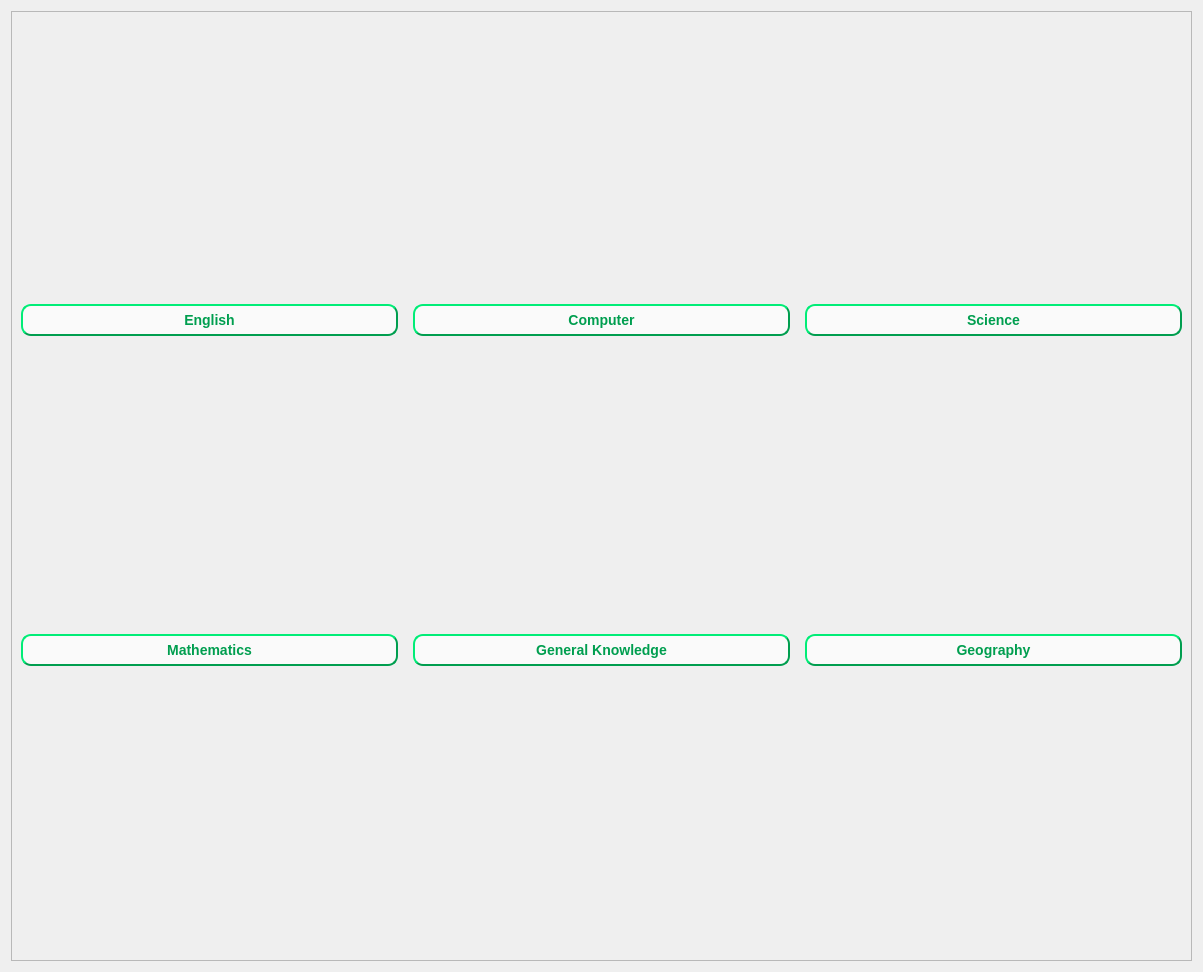
                 <widget class="QWidget" name="scrollAreaWidgetContents_4">
                  <property name="geometry">
                   <rect>
                    <x>0</x>
                    <y>0</y>
                    <width>1203</width>
                    <height>972</height>
                   </rect>
                  </property>
                  <layout class="QVBoxLayout" name="verticalLayout_15">
                   <item>
                    <widget class="QFrame" name="frame_14">
                     <property name="cursor">
                      <cursorShape>ArrowCursor</cursorShape>
                     </property>
                     <property name="styleSheet">
                      <string notr="true">QPushButton {
    background-color: rgb(250, 250, 250);
	color: #009E4F;
    border-style: outset;
    border-width: 2px;
    border-radius: 10px;
    border-color: #009E4F;
    font: bold 14px;
    min-width: 5em;
    padding: 6px;

}
QPushButton:hover:!pressed {
	background-color: rgb(0, 158, 79);
	color: rgb(255, 255, 255);
}</string>
                     </property>
                     <property name="frameShape">
                      <enum>QFrame::StyledPanel</enum>
                     </property>
                     <property name="frameShadow">
                      <enum>QFrame::Raised</enum>
                     </property>
                     <layout class="QGridLayout" name="gridLayout">
                      <property name="spacing">
                       <number>15</number>
                      </property>
                      <item row="0" column="2">
                       <widget class="QPushButton" name="pushButton_11">
                        <property name="font">
                         <font>
                          <pointsize>-1</pointsize>
                          <italic>false</italic>
                          <bold>true</bold>
                         </font>
                        </property>
                        <property name="cursor">
                         <cursorShape>PointingHandCursor</cursorShape>
                        </property>
                        <property name="text">
                         <string>Science</string>
                        </property>
                        <property name="icon">
                         <iconset>
                          <normaloff>icons8-test-tube-96.png</normaloff>icons8-test-tube-96.png</iconset>
                        </property>
                        <property name="iconSize">
                         <size>
                          <width>200</width>
                          <height>100</height>
                         </size>
                        </property>
                       </widget>
                      </item>
                      <item row="0" column="1">
                       <widget class="QPushButton" name="pushButton_12">
                        <property name="font">
                         <font>
                          <pointsize>-1</pointsize>
                          <italic>false</italic>
                          <bold>true</bold>
                         </font>
                        </property>
                        <property name="cursor">
                         <cursorShape>PointingHandCursor</cursorShape>
                        </property>
                        <property name="text">
                         <string>Computer</string>
                        </property>
                        <property name="icon">
                         <iconset>
                          <normaloff>icons8-computer-128.png</normaloff>icons8-computer-128.png</iconset>
                        </property>
                        <property name="iconSize">
                         <size>
                          <width>200</width>
                          <height>100</height>
                         </size>
                        </property>
                       </widget>
                      </item>
                      <item row="0" column="0">
                       <widget class="QPushButton" name="pushButton_9">
                        <property name="font">
                         <font>
                          <pointsize>-1</pointsize>
                          <italic>false</italic>
                          <bold>true</bold>
                         </font>
                        </property>
                        <property name="cursor">
                         <cursorShape>PointingHandCursor</cursorShape>
                        </property>
                        <property name="text">
                         <string>English</string>
                        </property>
                        <property name="icon">
                         <iconset>
                          <normaloff>icons8-abc-96.png</normaloff>icons8-abc-96.png</iconset>
                        </property>
                        <property name="iconSize">
                         <size>
                          <width>200</width>
                          <height>100</height>
                         </size>
                        </property>
                        <property name="checkable">
                         <bool>false</bool>
                        </property>
                       </widget>
                      </item>
                      <item row="1" column="0">
                       <widget class="QPushButton" name="pushButton_33">
                        <property name="font">
                         <font>
                          <pointsize>-1</pointsize>
                          <italic>false</italic>
                          <bold>true</bold>
                         </font>
                        </property>
                        <property name="cursor">
                         <cursorShape>PointingHandCursor</cursorShape>
                        </property>
                        <property name="text">
                         <string>Mathematics</string>
                        </property>
                        <property name="icon">
                         <iconset>
                          <normaloff>Icons/Mathematics.png</normaloff>Icons/Mathematics.png</iconset>
                        </property>
                        <property name="iconSize">
                         <size>
                          <width>200</width>
                          <height>100</height>
                         </size>
                        </property>
                       </widget>
                      </item>
                      <item row="1" column="1">
                       <widget class="QPushButton" name="pushButton_30">
                        <property name="font">
                         <font>
                          <pointsize>-1</pointsize>
                          <italic>false</italic>
                          <bold>true</bold>
                         </font>
                        </property>
                        <property name="cursor">
                         <cursorShape>PointingHandCursor</cursorShape>
                        </property>
                        <property name="styleSheet">
                         <string notr="true"/>
                        </property>
                        <property name="text">
                         <string>General Knowledge</string>
                        </property>
                        <property name="icon">
                         <iconset>
                          <normaloff>Icons/folder.webp</normaloff>Icons/folder.webp</iconset>
                        </property>
                        <property name="iconSize">
                         <size>
                          <width>200</width>
                          <height>100</height>
                         </size>
                        </property>
                       </widget>
                      </item>
                      <item row="1" column="2">
                       <widget class="QPushButton" name="pushButton_32">
                        <property name="font">
                         <font>
                          <pointsize>-1</pointsize>
                          <italic>false</italic>
                          <bold>true</bold>
                         </font>
                        </property>
                        <property name="cursor">
                         <cursorShape>PointingHandCursor</cursorShape>
                        </property>
                        <property name="text">
                         <string>Geography</string>
                        </property>
                        <property name="icon">
                         <iconset>
                          <normaloff>Icons/Geography.png</normaloff>Icons/Geography.png</iconset>
                        </property>
                        <property name="iconSize">
                         <size>
                          <width>200</width>
                          <height>100</height>
                         </size>
                        </property>
                       </widget>
                      </item>
                     </layout>
                    </widget>
                   </item>
                  </layout>
                 </widget>
